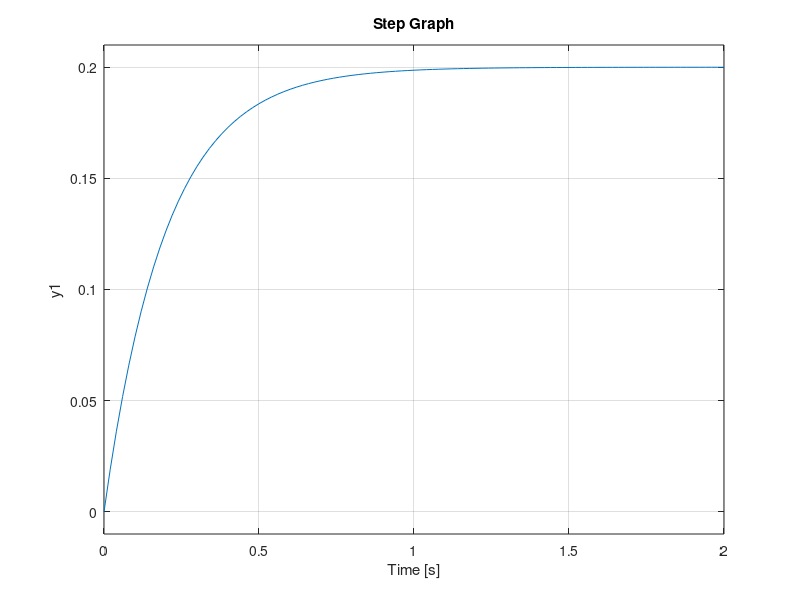

Reproduce this figure in MATLAB.
clear all
clc
num = [1]
denom = [1,5]
f = tf(num,denom)
subplot(2,1,1)
impulse(f)
title('Impulse Graph')
subplot(2,1,2)
step(f)
title('Step Graph')
